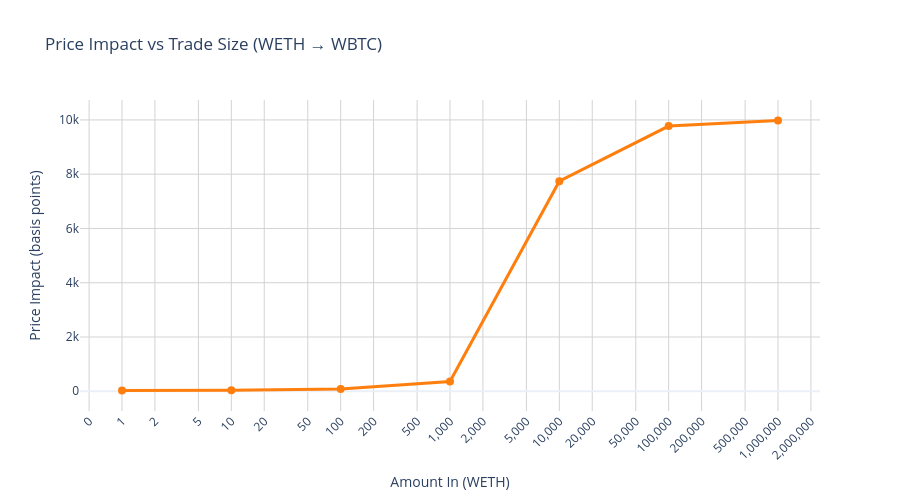

Notebook source saved alongside this figure:
### Markdown cell above
### Price Impact Analysis

### Code cell
fig2 = plot_price_impact(df, token_in_symbol, token_out_symbol)
fig2.show()

### Figure 1 — Plotly figure (JSON) as saved in the notebook; plotly's stock layout.template omitted (floating-point values rounded to 4 significant figures)
{"data": [{"customdata": [0.3048, 0.3476, 0.7932, 3.623, 77.41, 97.73, 99.77], "hovertemplate": "<b>Trade Size:</b> %{x:,.0f} WETH<br><b>Price Impact:</b> %{y:.2f} bps (%{customdata:.2f}%)<br><extra></extra>", "line": {"color": "#ff7f0e", "width": 3}, "marker": {"size": 8}, "mode": "lines+markers", "name": "Price Impact", "type": "scatter", "x": [1, 10, 100, 1000, 10000, 100000, 1000000], "y": [30.48, 34.76, 79.32, 362.3, 7741.0, 9773.0, 9977.0]}], "layout": {"height": 500, "hovermode": "closest", "title": {"text": "Price Impact vs Trade Size (WETH → WBTC)"}, "xaxis": {"gridcolor": "lightgray", "tickangle": -45, "tickformat": ",.0f", "title": {"text": "Amount In (WETH)"}, "type": "log"}, "yaxis": {"gridcolor": "lightgray", "title": {"text": "Price Impact (basis points)"}}}}
